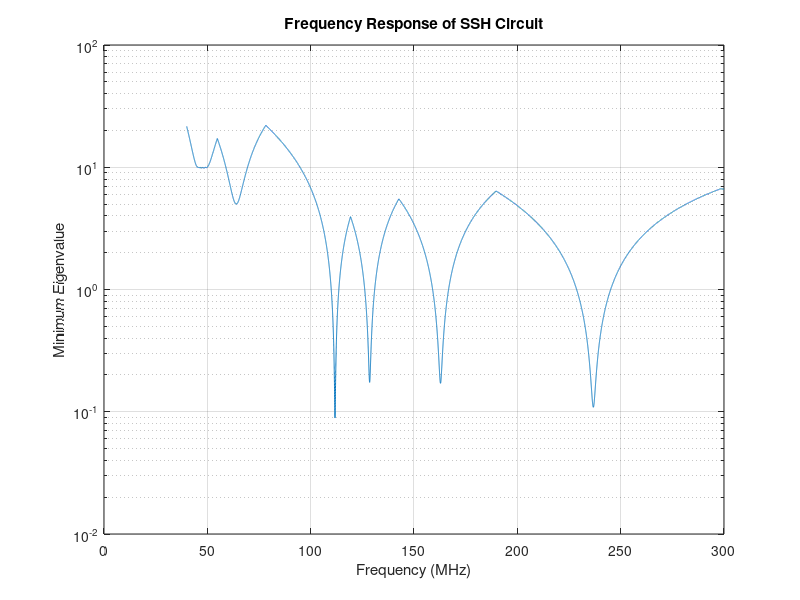

Write the MATLAB code that produced this figure.
clear;
clc;

%% Calculate Inductance for SSH Circuit Balancing
% Frequency and angular frequency
f = 64e6; % Hz
w = 2 * pi * f;

% Capacitance and impedance parameters
C = 47e-12; % F, Total equivalent capacitance inside the mesh
Z = -1j / (w * C); % Impedance due to capacitance

% Coupling ratio coefficient (strong vs weak coupling)
t = 0.22; 
Z1 = -Z / (1 + t); % Impedance for strong coupling
Z2 = t * Z1;       % Impedance for weak coupling

% Calculate inductance based on impedance
L1 = Z1 / (1j * w); % Strong coupling inductance
L2 = Z2 / (1j * w); % Weak coupling inductance

% Resistance values (considering or ignoring ESR)
R1 = 5;      % Ohm, for strong coupling
R2 = 0;      % Ohm, for weak coupling
R3 = 0;      % Ohm, ignoring ESR

%% Frequency Response Plot (Find det or eig for known frequencies)
clear f w; % Clear previous frequency variables

f = [40:0.01:300] * 1e6; % Frequency range in Hz
ii = 1; % Index for storing results

% Calculate eigenvalues for each frequency
for f1 = f
    w1 = f1 * 2 * pi; % Angular frequency
    
    %% Define Mesh Impedance Relationship
    Z1 = 1j * w1 * L1 + R1; % Impedance for strong coupling
    Z2 = 1j * w1 * L2 + R2; % Impedance for weak coupling
    
    % Adjust ESR based on frequency
    if f1 < 100e6
        R3 = 0; % Ignore ESR below 100 MHz
    else
        R3 = 0.01; % ESR for 47pF capacitor above 100 MHz
    end
    
    % Total impedance for each mesh
    H = Z1 + Z2 - 1j / (w1 * C) + 2 * R3;
    
    %% Construct Impedance Matrix
    num = 12; % Number of mesh points
    Z_H = repmat(H, 1, num); % Main diagonal with total impedance
    
    % Define off-diagonal elements for coupling
    Z1_H = zeros(1, num - 1);
    Z2_H = zeros(1, num - 1);
    for i = 1:num - 1
        if mod(i, 2) == 1
            Z1_H(i) = 0;      % Weak coupling
            Z2_H(i) = -Z2;    % Strong coupling
        else
            Z1_H(i) = -Z1;    % Strong coupling
            Z2_H(i) = 0;      % Weak coupling
        end
    end
    
    % Build full impedance matrix
    ZZ_H = diag(Z_H);                % Main diagonal
    ZZ_11 = diag(Z1_H, -1);          % Lower off-diagonal for strong coupling
    ZZ_12 = diag(Z1_H, 1);           % Upper off-diagonal for strong coupling
    ZZ_21 = diag(Z2_H, 1);           % Upper off-diagonal for weak coupling
    ZZ_22 = diag(Z2_H, -1);          % Lower off-diagonal for weak coupling
    ZZ = ZZ_H + ZZ_11 + ZZ_22 + ZZ_12 + ZZ_21; % Complete impedance matrix
    
    %% Calculate Eigenvalues and Determinant of Impedance Matrix
    d(ii) = min(eig(ZZ)); % Minimum eigenvalue as determinant proxy
    ii = ii + 1; % Increment index
end

%% Plot Frequency Response
semilogy(f / 1e6, abs(d));
xlabel('Frequency (MHz)');
ylabel('Minimum Eigenvalue');
title('Frequency Response of SSH Circuit');
grid on;

%% Save Data as TXT File (Commented Out)
% Uncomment to save frequency and eigenvalue data to a text file
% data = [f' / 1e6, abs(d')];
% save('freq-det.txt', 'data', '-ascii', '-double');
